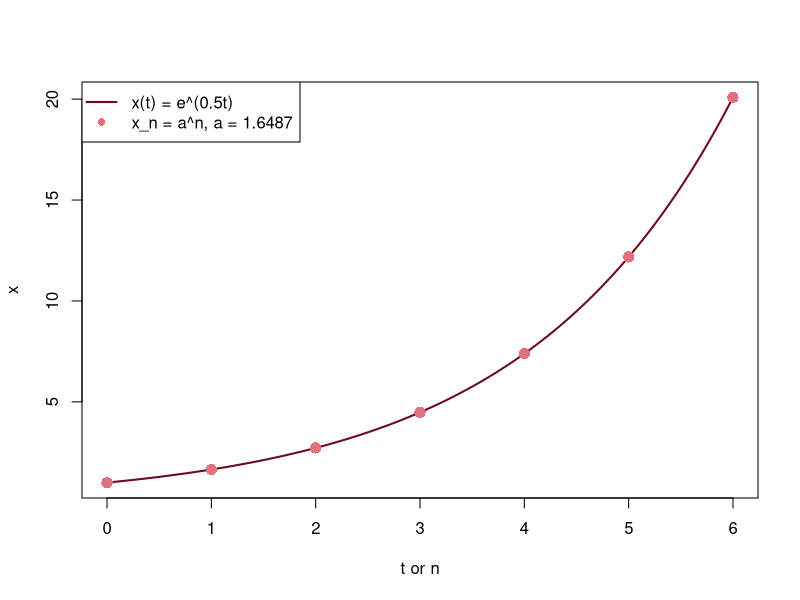

Write the R code that produced this figure.
# Fig. 3.9: Continuous and discrete exponential growth (book, Section 3.2, Eq. 3.17)
# x(t) = e^(0.5 t) and x_n = a^n with a = e^0.5: at the times t = n both agree
# (c) 2026 Philipp Kügler · Program for the book "Dynamical Systems in the Life Sciences" · MIT License (see LICENSE)
t <- seq(0, 6, length.out = 300); n <- 0:6
a <- exp(0.5)
plot(t, exp(0.5 * t), type = "l", col = rgb(0.43, 0.04, 0.12), lwd = 2, xlab = "t or n", ylab = "x")
points(n, a^n, pch = 16, cex = 1.5, col = rgb(0.89, 0.44, 0.49))
cat(sprintf("a = e^0.5 = %.4f;  a^6 = %.4f,  e^3 = %.4f\n", a, a^6, exp(3)))
legend("topleft", legend = c("x(t) = e^(0.5t)", sprintf("x_n = a^n, a = %.4f", a)), col = c(rgb(0.43, 0.04, 0.12), rgb(0.89, 0.44, 0.49)),
       lwd = c(2, NA), pch = c(NA, 16))
